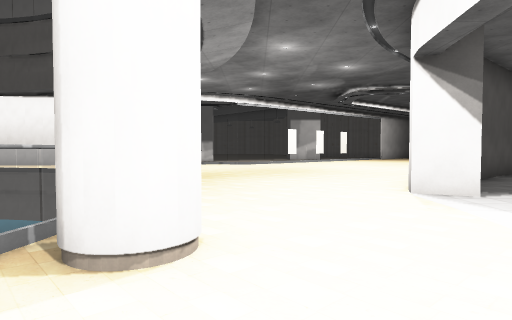
View 1 (above)

24 first-person views from a walk through a 3-D level made in the Godot game engine. The camera is 1.5 m above the floor, tilts 2° down and sees 75° across. The floor is counted in squares, 2 m on a side. Each view is taken from the middle of a square. On the plan, view 1 faces up. The plan holds only what a view shows up to about 11 squares ahead; the rest is blank. The place goes on beyond the plan. Characters and animated objects are not drawn. Some surface patterns are stand-ins.

View 2
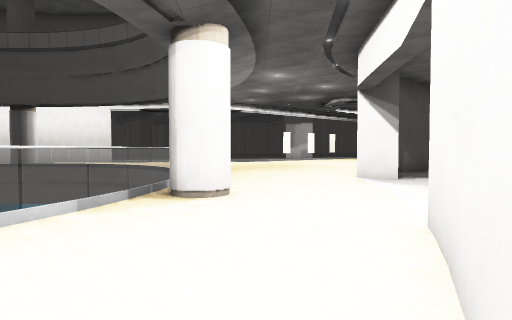

View 3
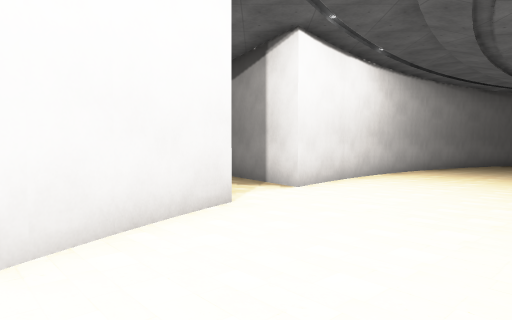

View 4
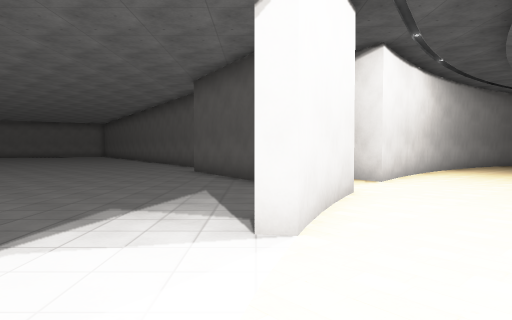

View 5
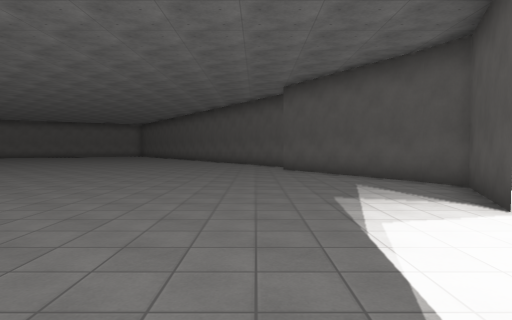

View 6
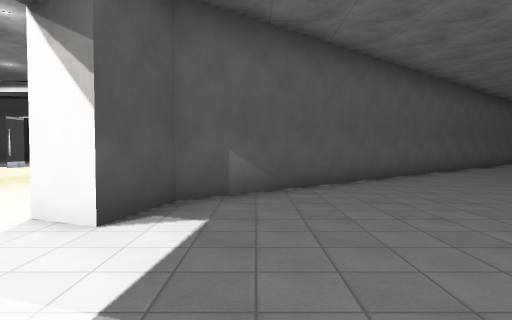

View 7
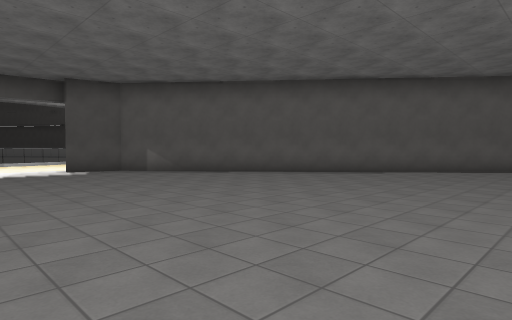

View 8
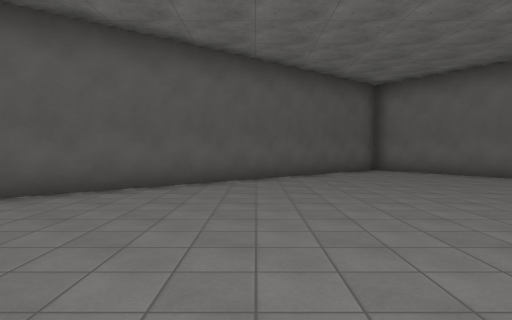

View 9
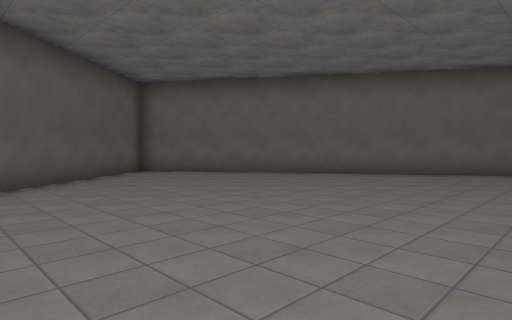

View 10
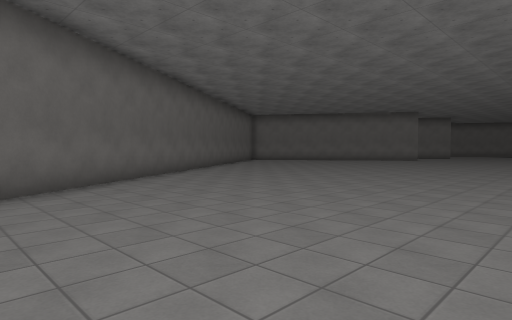

View 11
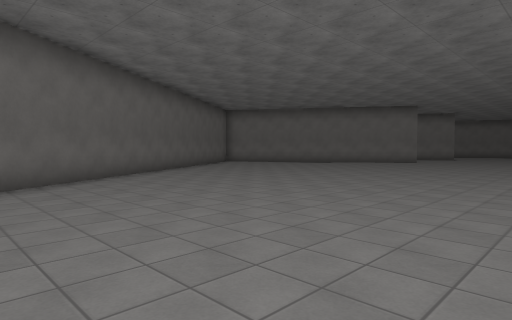

View 12
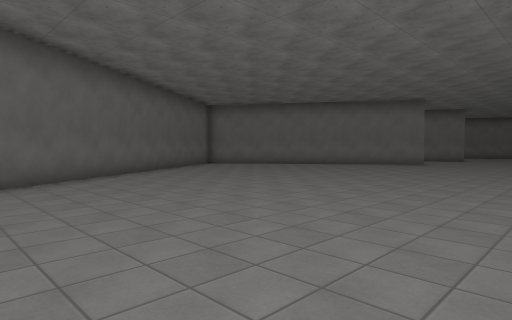

View 13
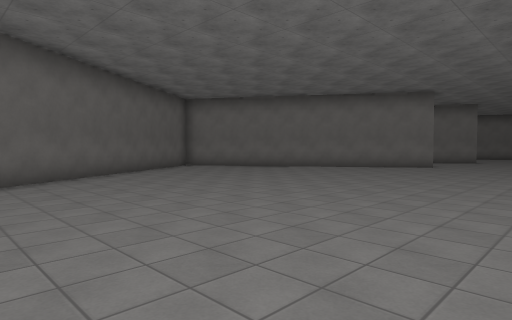

View 14
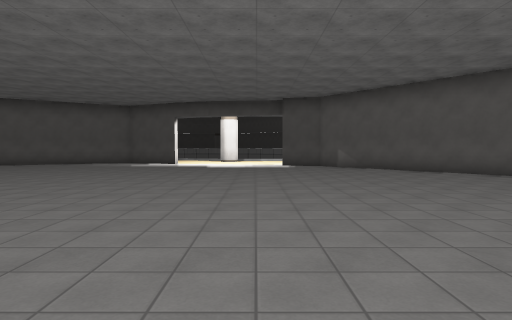

View 15
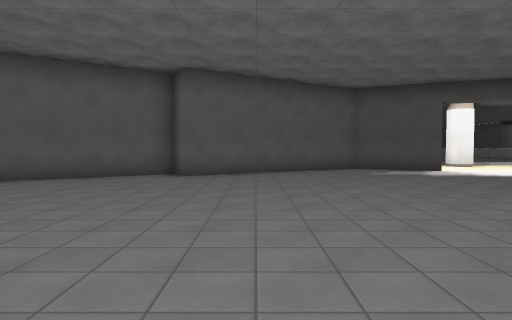

View 16
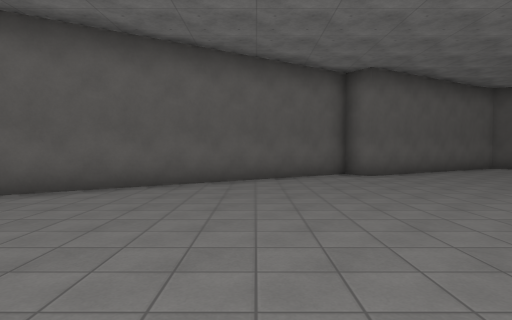

View 17
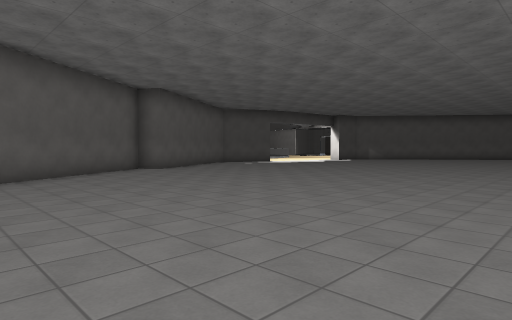

View 18
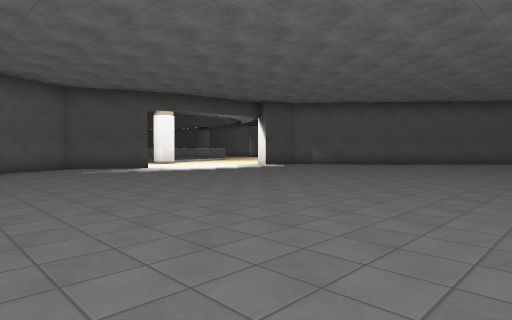

View 19
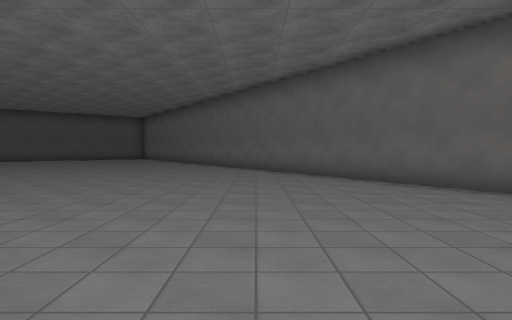

View 20
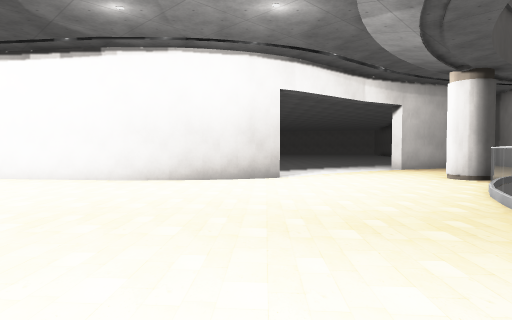

View 21
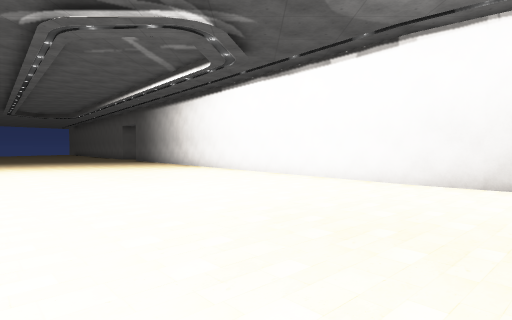

View 22
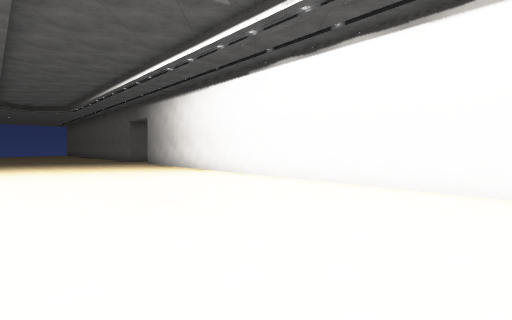

View 23
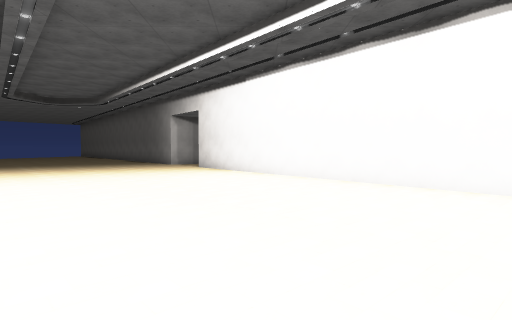

View 24
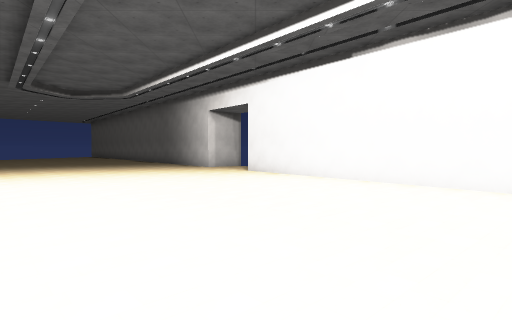

### Floor plan
Points are (right, up) in squares from view 1. A wall is a line through its corners. A room is listed if a view was taken in it or the views show most of it. See-through windows are left out.
Room 1 (views 1, 2)
walls: (-2.7, -6.8) (-0.8, -4.4) (-0.1, -5.6); (-4.5, -8.5) (-2.7, -6.7); (-5.3, -9.1) (-4.5, -8.4); (0.3, -2.8) (1.6, -0.2); (-2.1, 1.2) (-2.4, 0.1); (1.5, -0.3) (1.6, 0.2)
ways out: opening at (0.5, 0.5) to room 2; opening at (1, -5)
Room 2 (views 3, 4, 5, 6, 7, 8, 9, 10, 11, 12, 13, 14, 15, 16, 17, 18, 19, 20, 21, 22, 23, 24)
walls: (4.8, 8.8) (18, 19.1); (3.2, 6.9) (3.7, 7.6) (4.9, 8.9); (3, 6.5) (3.3, 7); (1.6, 0.2) (2, 0.1) (0.9, -2.4) (1.3, -3.5); (1.3, -3.4) (4, -7.9) (3.3, -8.4) (7.3, -14.5); (-1.6, 3.5) (-2, 1.1); (-2.3, 6.7) (-1.9, 5.8); (18.1, 18.5) (3.9, 6.7) (3.5, 5.2) (2.6, 5.6) (3, 6.7); (29.5, 1.4) (18.3, 18.3)
ways out: opening at (0.5, 0.5) to room 1

Positions as (right, up) in squares from view 1, and headings:
1: (0, 0), facing up
2: (0, -3), facing up
3: (0, 2), facing down
4: (2, 3), facing down
5: (5, 4), facing down
6: (5, 2), facing up
7: (15, 2), facing up-left
8: (14, 7), facing up
9: (13, 8), facing up-right
10: (17, 12), facing down-right
11: (18, 9), facing down-right
12: (19, 7), facing down-right
13: (20, 5), facing down-right
14: (18, 4), facing left
15: (13, -6), facing left
16: (13, -11), facing left
17: (15, -14), facing up-left
18: (14, -6), facing up-left
19: (26, -5), facing up
20: (-3, 12), facing down-right
21: (-2, 12), facing right
22: (2, 14), facing right
23: (5, 17), facing right
24: (7, 19), facing right
